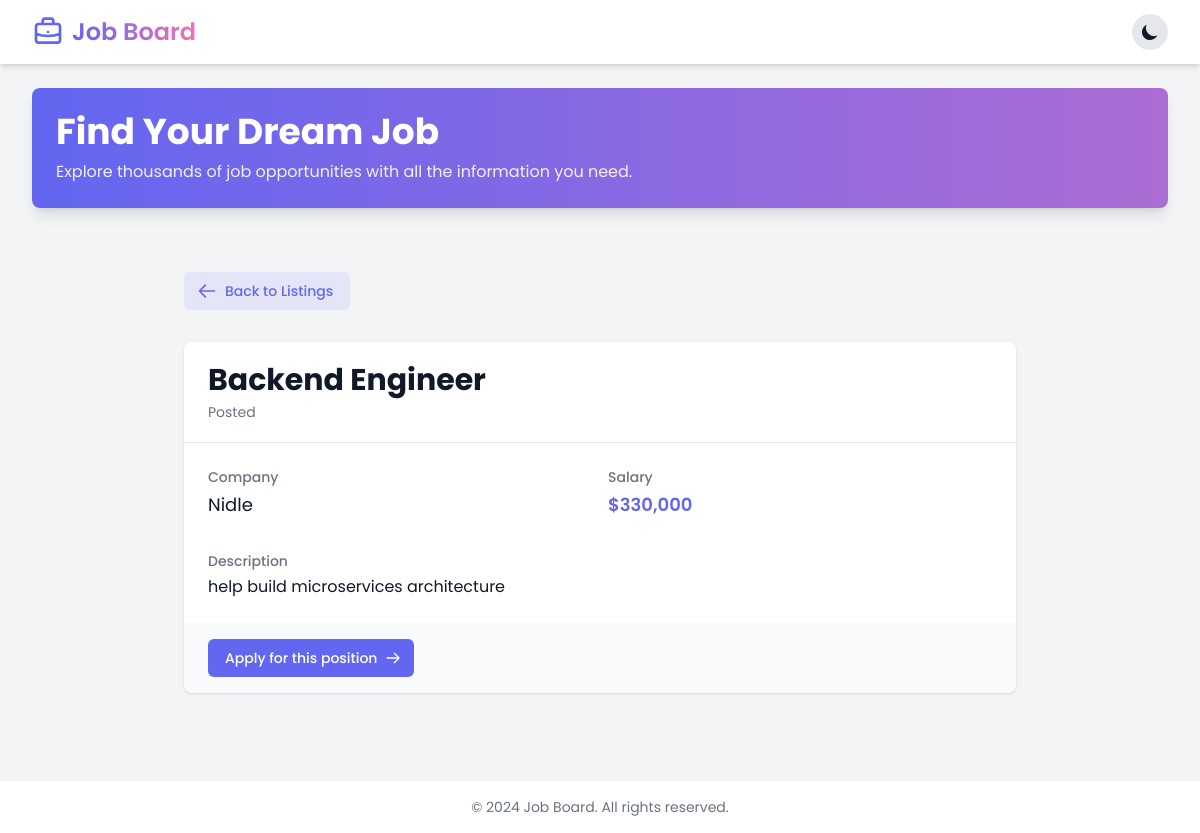
The app's page /job/3/ with its own data.
### job_board/models.py (models this page shows, shortened)
class JobPosting(models.Model):
    title = models.CharField(max_length=100)
    description = models.TextField()
    company = models.CharField(max_length=100)
    salary = models.IntegerField()
    is_active = models.BooleanField(default=False)

### job_board/views.py (the view)
# urls.py: path('job/<int:id>/', job_detail, name='job-detail'),
def job_detail(request, id):
    job_posting = get_object_or_404(JobPosting, id=id, is_active=True)
    context = {
        'posting': job_posting
    }
    return render(request, 'job_board/detail.html', context)

### job_board/templates/job_board/detail.html
{% extends 'job_board/_base.html' %}
{% load humanize %}
{% block content %}
<div class="max-w-4xl mx-auto px-4 sm:px-6 lg:px-8 py-8">
    <nav class="mb-8">
        <a href="{% url 'home' %}" class="inline-flex items-center px-4 py-2 border border-transparent text-sm font-medium rounded-md text-primary-light dark:text-primary-dark bg-primary-light bg-opacity-10 dark:bg-primary-dark dark:bg-opacity-10 hover:bg-opacity-20 dark:hover:bg-opacity-20 focus:outline-none focus:ring-2 focus:ring-offset-2 focus:ring-primary-light dark:focus:ring-primary-dark transition-colors duration-300">
            <svg class="mr-2 -ml-1 w-5 h-5" fill="none" stroke="currentColor" viewBox="0 0 24 24" xmlns="http://www.w3.org/2000/svg"><path stroke-linecap="round" stroke-linejoin="round" stroke-width="2" d="M10 19l-7-7m0 0l7-7m-7 7h18"></path></svg>
            Back to Listings
        </a>
    </nav>
    <div class="bg-white dark:bg-gray-800 shadow overflow-hidden rounded-lg">
        <div class="px-4 py-5 sm:px-6 border-b border-gray-200 dark:border-gray-700">
            <h1 class="text-3xl font-bold text-gray-900 dark:text-white">
                {{ posting.title| title }}
            </h1>
            <p class="mt-1 max-w-2xl text-sm text-gray-500 dark:text-gray-400">
                Posted {{ posting.posted_date|naturaltime }}
            </p>
        </div>
        <div class="px-4 py-5 sm:p-6">
            <dl class="grid grid-cols-1 gap-x-4 gap-y-8 sm:grid-cols-2">
                <div class="sm:col-span-1">
                    <dt class="text-sm font-medium text-gray-500 dark:text-gray-400">
                        Company
                    </dt>
                    <dd class="mt-1 text-lg text-gray-900 dark:text-white">
                        {{ posting.company }}
                    </dd>
                </div>
                <div class="sm:col-span-1">
                    <dt class="text-sm font-medium text-gray-500 dark:text-gray-400">
                        Salary
                    </dt>
                    <dd class="mt-1 text-lg font-semibold text-primary-light dark:text-primary-dark">
                        ${{ posting.salary|intcomma }}
                    </dd>
                </div>
                <div class="sm:col-span-2">
                    <dt class="text-sm font-medium text-gray-500 dark:text-gray-400">
                        Description
                    </dt>
                    <dd class="mt-1 text-gray-900 dark:text-gray-100 space-y-4">
                        {{ posting.description|linebreaks }}
                    </dd>
                </div>
            </dl>
        </div>
        <div class="px-4 py-4 sm:px-6 bg-gray-50 dark:bg-gray-700">
            <a href="#" class="inline-flex items-center px-4 py-2 border border-transparent text-sm font-medium rounded-md text-white bg-primary-light dark:bg-primary-dark hover:bg-opacity-90 dark:hover:bg-opacity-90 focus:outline-none focus:ring-2 focus:ring-offset-2 focus:ring-primary-light dark:focus:ring-primary-dark transition-colors duration-300">
                Apply for this position
                <svg class="ml-2 -mr-1 w-4 h-4" fill="none" stroke="currentColor" viewBox="0 0 24 24" xmlns="http://www.w3.org/2000/svg"><path stroke-linecap="round" stroke-linejoin="round" stroke-width="2" d="M14 5l7 7m0 0l-7 7m7-7H3"></path></svg>
            </a>
        </div>
    </div>
</div>
{% endblock content %}

### records on screen
JobPosting: title "Backend Engineer", company "Nidle", salary "330,000", description "help build microservices architecture"
